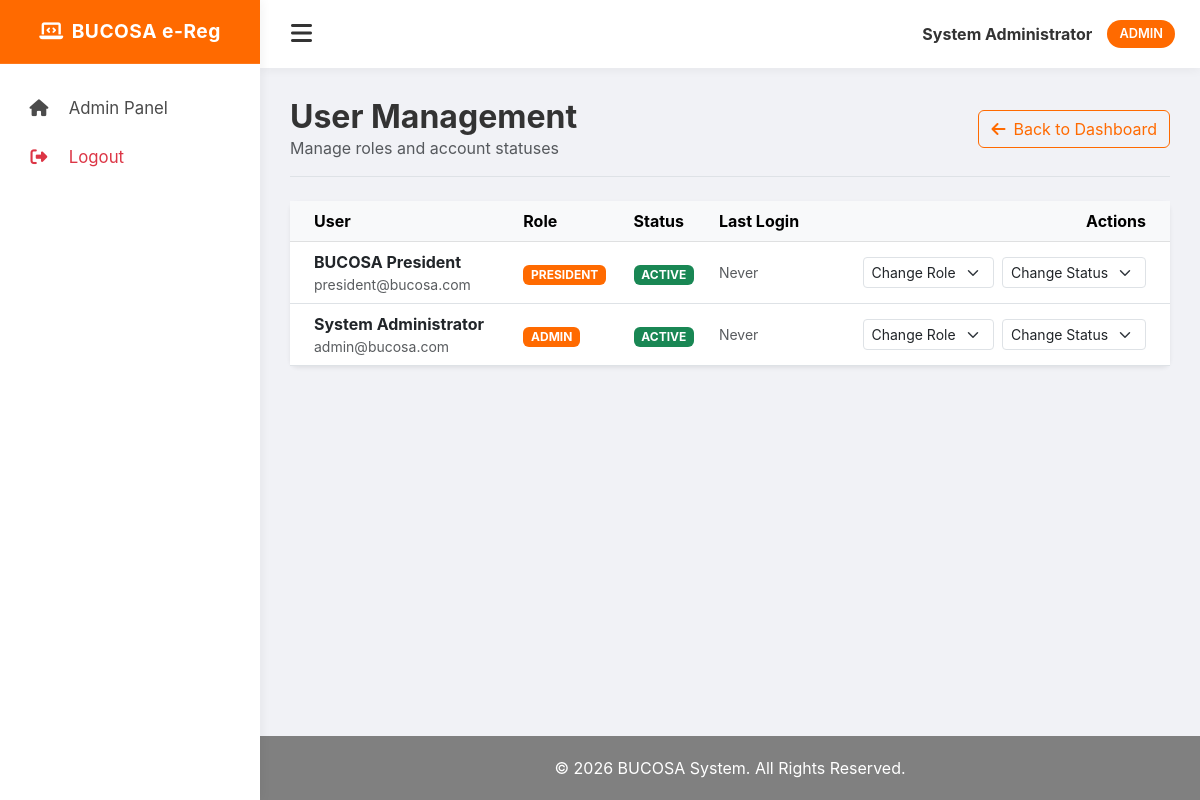
Page /admin/manage_users.php (signed in) on the committed database.
### tables this page shows
CREATE TABLE IF NOT EXISTS users (
    id INT AUTO_INCREMENT PRIMARY KEY,
    full_name VARCHAR(255) NOT NULL,
    email VARCHAR(150) NOT NULL UNIQUE,
    phone VARCHAR(20) DEFAULT NULL,
    password VARCHAR(255) NOT NULL,
    role ENUM('student', 'president', 'admin', 'super_admin') NOT NULL DEFAULT 'student',
    
     
    reg_number VARCHAR(100) UNIQUE DEFAULT NULL,
    course VARCHAR(150) DEFAULT NULL,
    year_of_study VARCHAR(50) DEFAULT NULL,
    
     
    gender ENUM('Male','Female') DEFAULT NULL,
    profile_photo VARCHAR(255) DEFAULT 'default.png',
    status ENUM('active','inactive','suspended') DEFAULT 'active',
    
     
    reset_token VARCHAR(255) DEFAULT NULL,
    reset_token_expiry DATETIME DEFAULT NULL,
    last_login TIMESTAMP NULL DEFAULT NULL,
    
    created_at TIMESTAMP DEFAULT CURRENT_TIMESTAMP,
    updated_at TIMESTAMP DEFAULT CURRENT_TIMESTAMP ON UPDATE CURRENT_TIMESTAMP
);

### admin/manage_users.php (the view, shortened to what this page needs)
<?php
require_once '../includes/db_connect.php';
$usersSql = "SELECT id, full_name, email, role, status, created_at, last_login FROM users ORDER BY created_at DESC";
$usersResult = $conn->query($usersSql);
require_once '../includes/header.php';
?>
<div class="d-flex justify-content-between align-items-center mb-4 border-bottom pb-3">
    <div>
        <h2 class="fw-bold mb-0">User Management</h2>
        <p class="text-muted mb-0">Manage roles and account statuses</p>
    </div>
    <a href="dashboard.php" class="btn btn-outline-primary"><i class="fas fa-arrow-left me-2"></i>Back to Dashboard</a>
</div>
<div class="card shadow-sm border-0">
    <div class="card-body p-0">
        <div class="table-responsive">
            <table class="table table-hover align-middle mb-0">
                <thead class="table-light">
                    <tr>
                        <th class="ps-4">User</th>
                        <th>Role</th>
                        <th>Status</th>
                        <th>Last Login</th>
                        <th class="text-end pe-4">Actions</th>
                    </tr>
                </thead>
                <tbody>
                    <?php if ($usersResult && $usersResult->num_rows > 0): ?>
                        <?php while ($u = $usersResult->fetch_assoc()): ?>
                            <tr>
                                <td class="ps-4">
                                    <div class="fw-bold"><?php echo htmlspecialchars($u['full_name']); ?></div>
                                    <div class="text-muted small"><?php echo htmlspecialchars($u['email']); ?></div>
                                </td>
                                <td>
                                    <span class="badge bg-primary text-uppercase"><?php echo htmlspecialchars($u['role']); ?></span>
                                </td>
                                <td>
                                    <?php
                                        $statusClass = 'bg-success';
                                    ?>
                                    <span class="badge <?php echo $statusClass; ?> text-uppercase"><?php echo htmlspecialchars($u['status']); ?></span>
                                </td>
                                <td class="text-muted small">
                                    <?php echo $u['last_login'] ? date('M d, Y H:i', strtotime($u['last_login'])) : 'Never'; ?>
                                </td>
                                <td class="text-end pe-4">
                                    <form action="" method="POST" class="d-inline-block me-1">
                                        <select name="new_role" class="form-select form-select-sm d-inline-block w-auto" onchange="this.form.submit()">
                                            <option value="" disabled selected>Change Role</option>
                                        </select>
                                    </form>
                                    <form action="" method="POST" class="d-inline-block">
                                        <select name="new_status" class="form-select form-select-sm d-inline-block w-auto" onchange="this.form.submit()">
                                            <option value="" disabled selected>Change Status</option>
                                        </select>
                                    </form>
                                </td>
                            </tr>
                        <?php endwhile; ?>
                    <?php endif; ?>
                </tbody>
            </table>
        </div>
    </div>
</div>
<?php require_once '../includes/footer.php'; ?>

### assets/css/style.css (style rules this page uses)
:root { --primary-color: #ff6a00; --primary-dark: #cc5500; --secondary-color: #f1f2f6; --text-color: #333333; --bg-color: #ffffff; --sidebar-bg: #ffffff; --sidebar-text: #4b4b4b; --sidebar-active: #fff3ed; --footer-bg: #808080; --border-color: #e2e8f0; }
body { background-color: var(--secondary-color); font-family: 'Inter', 'Segoe UI', Tahoma, Geneva, Verdana, sans-serif; color: var(--text-color); margin: 0; overflow-x: hidden; }
.card { border: 1px solid var(--border-color); border-radius: 8px; box-shadow: 0 4px 6px rgba(0,0,0,0.02); background-color: var(--bg-color); margin-bottom: 25px; }
.btn-outline-primary { color: var(--primary-color); border-color: var(--primary-color); }
.bg-primary { background-color: var(--primary-color) !important; }

### rows in the picture
users: full_name "BUCOSA President", email "president@bucosa.com", role "PRESIDENT", status "ACTIVE", shows "Never"
users: full_name "System Administrator", email "admin@bucosa.com", role "ADMIN", status "ACTIVE", shows "Never"

### other values in the picture
$userName "System Administrator"
$userType "ADMIN"
